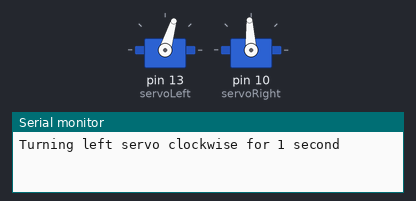
The sketch below on a simulated Arduino Uno, built with avr-gcc and run on an emulated ATmega328P. Parts: 2 × servo, the last lines printed to the serial monitor.

Above: at 0.05 s.
At 4.05 s:
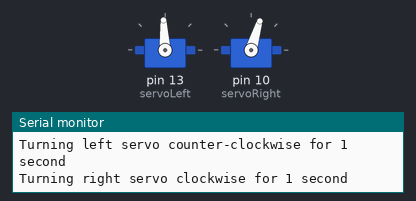
At 6.05 s:
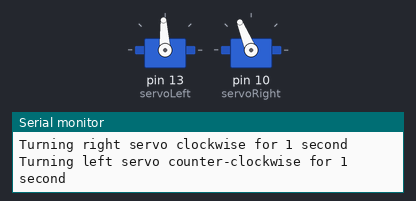
At 12.0 s:
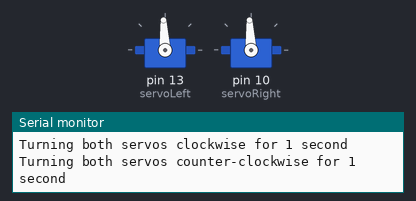
Timing chart, 0 to 15.6 s (numbered marks = the images above):
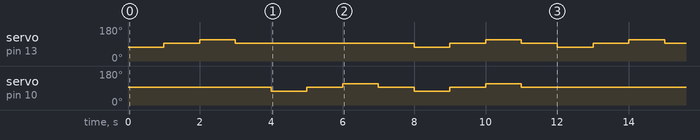

The sketch:

Assignment8_Controlling_Servos.ino
```cpp
#include <Servo.h>
Servo servoLeft;
Servo servoRight;

void setup() {
  Serial.begin(9600);
  servoLeft.attach(13);
  servoRight.attach(10);
}

void loop() {
  servoRight.writeMicroseconds(1500);
  servoLeft.writeMicroseconds(1500);
  Serial.print("Turning left servo clockwise for 1 second\n");
  servoLeft.writeMicroseconds(1300);
  delay(1000);
  servoLeft.writeMicroseconds(1500);
  delay(1000);
  Serial.print("Turning left servo counter-clockwise for 1 second\n");
  servoLeft.writeMicroseconds(1700);
  delay(1000);
  servoLeft.writeMicroseconds(1500);
  delay(1000);
  Serial.print("Turning right servo clockwise for 1 second\n");
  servoRight.writeMicroseconds(1300);
  delay(1000);
  servoRight.writeMicroseconds(1500);
  delay(1000);
  Serial.print("Turning left servo counter-clockwise for 1 second\n");
  servoRight.writeMicroseconds(1700);
  delay(1000);
  servoRight.writeMicroseconds(1500);
  delay(1000);
  Serial.print("Turning both servos clockwise for 1 second\n");
  servoLeft.writeMicroseconds(1300);
  servoRight.writeMicroseconds(1300);
  delay(1000);
  servoLeft.writeMicroseconds(1500);
  servoRight.writeMicroseconds(1500);
  delay(1000);
  Serial.print("Turning both servos counter-clockwise for 1 second\n");
  servoLeft.writeMicroseconds(1700);
  servoRight.writeMicroseconds(1700);
  delay(1000);
  servoLeft.writeMicroseconds(1500);
  servoRight.writeMicroseconds(1500);
  delay(1000);
}
```

Measured:
- by itself, servo on pin 13 (servoLeft): repeats every 12.0 s: 112° 1.0 s, 93° 5.0 s, 73° 1.0 s, 93° 1.0 s, 112° 1.0 s, 93° 1.0 s, 73° 1.0 s, 93° 1.0 s
- by itself, servo on pin 10 (servoRight): repeats every 12.0 s: 93° 1.0 s, 112° 1.0 s, 93° 1.0 s, 73° 1.0 s, 93° 1.0 s, 112° 1.0 s, 93° 5.0 s, 73° 1.0 s
